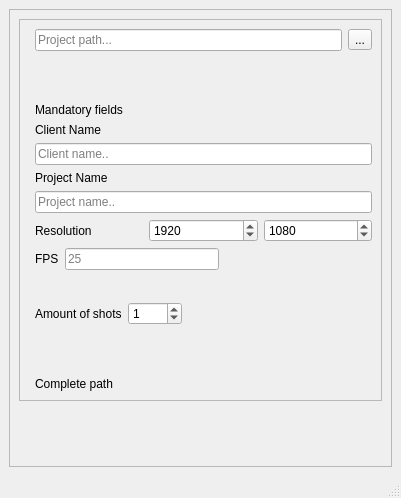
<?xml version="1.0" encoding="UTF-8"?>
<ui version="4.0">
 <class>MainWindow</class>
 <widget class="QMainWindow" name="MainWindow">
  <property name="geometry">
   <rect>
    <x>0</x>
    <y>0</y>
    <width>401</width>
    <height>498</height>
   </rect>
  </property>
  <property name="minimumSize">
   <size>
    <width>401</width>
    <height>498</height>
   </size>
  </property>
  <property name="maximumSize">
   <size>
    <width>401</width>
    <height>498</height>
   </size>
  </property>
  <property name="windowTitle">
   <string>MainWindow</string>
  </property>
  <widget class="QWidget" name="centralwidget">
   <layout class="QGridLayout" name="gridLayout">
    <item row="0" column="0">
     <widget class="QFrame" name="frame">
      <property name="frameShape">
       <enum>QFrame::StyledPanel</enum>
      </property>
      <property name="frameShadow">
       <enum>QFrame::Raised</enum>
      </property>
      <layout class="QGridLayout" name="gridLayout_3">
       <item row="0" column="0">
        <widget class="QFrame" name="frame_2">
         <property name="frameShape">
          <enum>QFrame::StyledPanel</enum>
         </property>
         <property name="frameShadow">
          <enum>QFrame::Raised</enum>
         </property>
         <layout class="QFormLayout" name="formLayout">
          <item row="0" column="1">
           <layout class="QHBoxLayout" name="horizontalLayout">
            <item>
             <widget class="QLineEdit" name="ui_projectPath">
              <property name="placeholderText">
               <string>Project path...</string>
              </property>
             </widget>
            </item>
            <item>
             <widget class="QToolButton" name="btn_folder_lookup">
              <property name="text">
               <string>...</string>
              </property>
             </widget>
            </item>
           </layout>
          </item>
          <item row="1" column="1">
           <spacer name="verticalSpacer">
            <property name="orientation">
             <enum>Qt::Vertical</enum>
            </property>
            <property name="sizeHint" stdset="0">
             <size>
              <width>20</width>
              <height>40</height>
             </size>
            </property>
           </spacer>
          </item>
          <item row="2" column="1">
           <widget class="QLabel" name="label">
            <property name="text">
             <string>Mandatory fields</string>
            </property>
           </widget>
          </item>
          <item row="3" column="1">
           <layout class="QVBoxLayout" name="verticalLayout">
            <item>
             <widget class="QLabel" name="label_2">
              <property name="text">
               <string>Client Name</string>
              </property>
             </widget>
            </item>
            <item>
             <widget class="QLineEdit" name="ui_clientName">
              <property name="placeholderText">
               <string>Client name..</string>
              </property>
             </widget>
            </item>
           </layout>
          </item>
          <item row="4" column="1">
           <layout class="QVBoxLayout" name="verticalLayout_2">
            <item>
             <widget class="QLabel" name="label_3">
              <property name="text">
               <string>Project Name</string>
              </property>
             </widget>
            </item>
            <item>
             <widget class="QLineEdit" name="ui_projectName">
              <property name="placeholderText">
               <string>Project name..</string>
              </property>
             </widget>
            </item>
           </layout>
          </item>
          <item row="5" column="1">
           <layout class="QHBoxLayout" name="horizontalLayout_2">
            <item>
             <widget class="QLabel" name="label_4">
              <property name="text">
               <string>Resolution</string>
              </property>
             </widget>
            </item>
            <item>
             <widget class="QSpinBox" name="ui_resolution_x">
              <property name="maximum">
               <number>5000</number>
              </property>
              <property name="value">
               <number>1920</number>
              </property>
             </widget>
            </item>
            <item>
             <widget class="QSpinBox" name="ui_resolution_y">
              <property name="maximum">
               <number>9900</number>
              </property>
              <property name="value">
               <number>1080</number>
              </property>
             </widget>
            </item>
           </layout>
          </item>
          <item row="6" column="1">
           <layout class="QHBoxLayout" name="horizontalLayout_3">
            <item>
             <widget class="QLabel" name="label_5">
              <property name="text">
               <string>FPS</string>
              </property>
             </widget>
            </item>
            <item>
             <widget class="QLineEdit" name="ui_fps">
              <property name="placeholderText">
               <string>25</string>
              </property>
             </widget>
            </item>
            <item>
             <spacer name="horizontalSpacer_3">
              <property name="orientation">
               <enum>Qt::Horizontal</enum>
              </property>
              <property name="sizeHint" stdset="0">
               <size>
                <width>40</width>
                <height>20</height>
               </size>
              </property>
             </spacer>
            </item>
           </layout>
          </item>
          <item row="7" column="1">
           <spacer name="horizontalSpacer">
            <property name="orientation">
             <enum>Qt::Horizontal</enum>
            </property>
            <property name="sizeHint" stdset="0">
             <size>
              <width>40</width>
              <height>20</height>
             </size>
            </property>
           </spacer>
          </item>
          <item row="8" column="1">
           <layout class="QHBoxLayout" name="horizontalLayout_4">
            <item>
             <widget class="QLabel" name="label_6">
              <property name="text">
               <string>Amount of shots</string>
              </property>
             </widget>
            </item>
            <item>
             <widget class="QSpinBox" name="ui_shotNumber">
              <property name="maximum">
               <number>1200</number>
              </property>
              <property name="value">
               <number>1</number>
              </property>
             </widget>
            </item>
            <item>
             <spacer name="horizontalSpacer_2">
              <property name="orientation">
               <enum>Qt::Horizontal</enum>
              </property>
              <property name="sizeHint" stdset="0">
               <size>
                <width>40</width>
                <height>20</height>
               </size>
              </property>
             </spacer>
            </item>
           </layout>
          </item>
          <item row="9" column="1">
           <spacer name="verticalSpacer_3">
            <property name="orientation">
             <enum>Qt::Vertical</enum>
            </property>
            <property name="sizeHint" stdset="0">
             <size>
              <width>20</width>
              <height>40</height>
             </size>
            </property>
           </spacer>
          </item>
          <item row="10" column="1">
           <widget class="QLabel" name="ui_complete_path">
            <property name="text">
             <string>Complete path</string>
            </property>
           </widget>
          </item>
         </layout>
        </widget>
       </item>
       <item row="1" column="0">
        <spacer name="verticalSpacer_2">
         <property name="orientation">
          <enum>Qt::Vertical</enum>
         </property>
         <property name="sizeHint" stdset="0">
          <size>
           <width>20</width>
           <height>40</height>
          </size>
         </property>
        </spacer>
       </item>
      </layout>
     </widget>
    </item>
   </layout>
  </widget>
  <widget class="QStatusBar" name="statusbar"/>
 </widget>
 <resources/>
 <connections/>
</ui>
